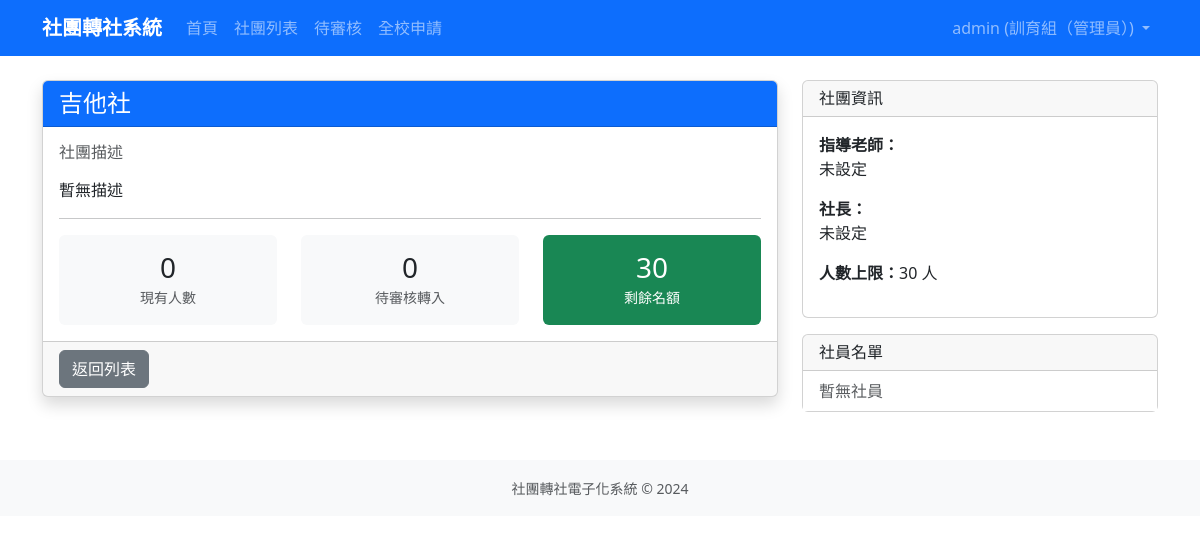
Page /clubs/10/ (signed in) on the earlier database version.
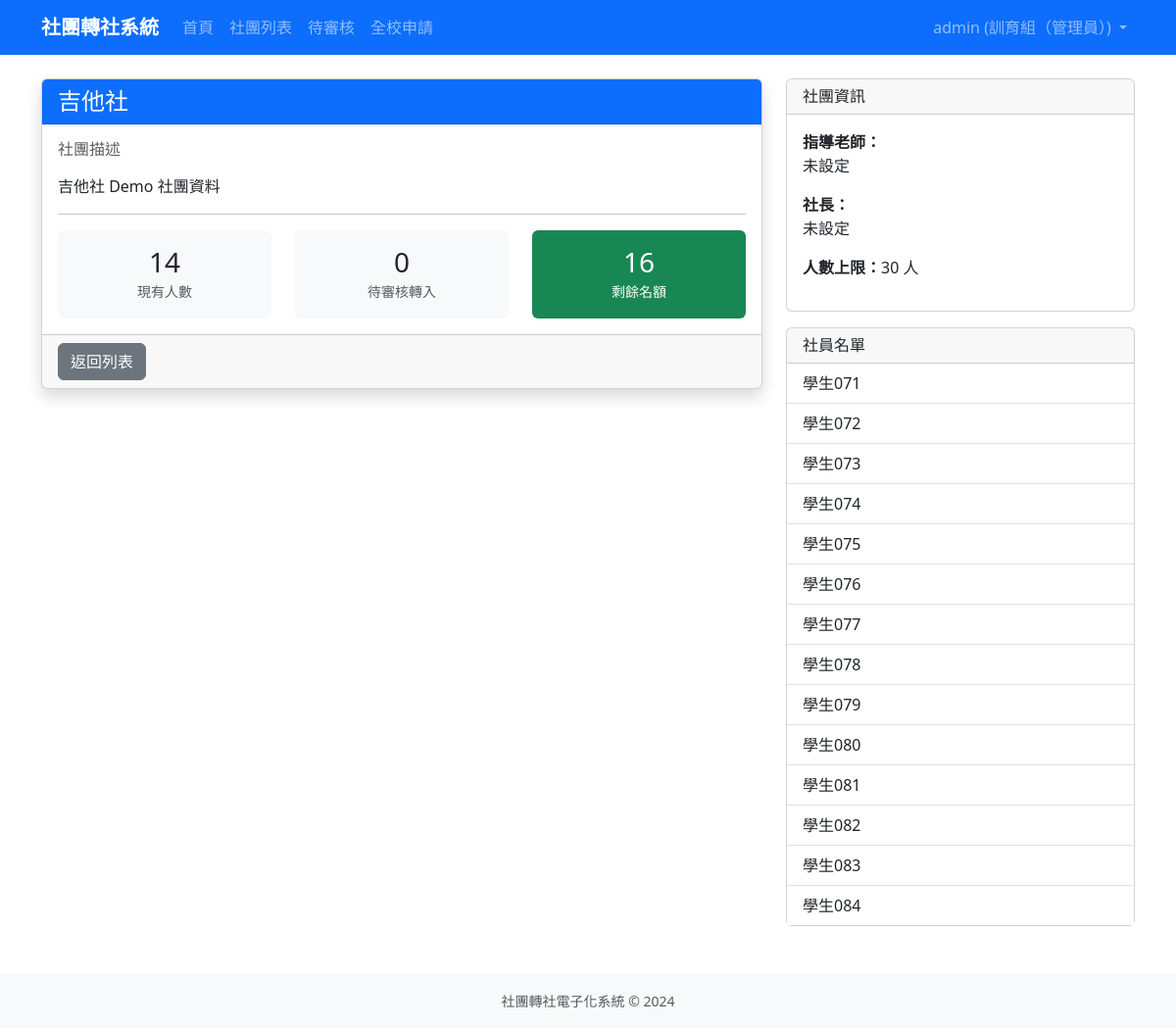
Same page on the later database version.
### clubs/models.py (models this page shows, shortened)
class Club(models.Model):
    CATEGORY_CHOICES = [
        ('academic', '學術類'),
        ('arts', '藝文類'),
        ('performance', '藝能類'),
        ('recreation', '康輔類'),
        ('sports', '體育類'),
    ]
    code = models.CharField(max_length=10, unique=True, null=True, blank=True, verbose_name='社團代號')
    name = models.CharField(max_length=100, verbose_name='社團名稱')
    teacher = models.CharField(max_length=50, default='', verbose_name='指導老師')
    president = models.CharField(max_length=50, default='', verbose_name='社長')
    location = models.CharField(max_length=100, blank=True, verbose_name='社課場地')
    category = models.CharField(max_length=20, choices=CATEGORY_CHOICES, blank=True, verbose_name='類別')
    description = models.TextField(blank=True, verbose_name='社團描述')
    max_members = models.PositiveIntegerField(default=30, verbose_name='人數上限')
    current_members = models.PositiveIntegerField(default=0, verbose_name='現有人數')
    is_active = models.BooleanField(default=True, verbose_name='啟用中')
    created_at = models.DateTimeField(auto_now_add=True, verbose_name='建立時間')
    updated_at = models.DateTimeField(auto_now=True, verbose_name='更新時間')
    class Meta:
        verbose_name = '社團'
        verbose_name_plural = '社團'
        ordering = ['name']
    def get_remaining_slots(self):
        return max(0, self.max_members - self.current_members)

### accounts/models.py (models this page shows, shortened)
class User(AbstractUser):
    ROLE_CHOICES = [
        ('student', '學生'),
        ('president', '社長'),
        ('teacher', '指導老師'),
        ('admin', '訓育組（管理員）'),
    ]
    role = models.CharField(
        max_length=20,
        choices=ROLE_CHOICES,
        default='student',
        verbose_name='身分組'
    )
    student_id = models.CharField(
        max_length=20,
        blank=True,
        verbose_name='學號'
    )
    club = models.ForeignKey(
        'clubs.Club',
        on_delete=models.SET_NULL,
        null=True,
        blank=True,
        verbose_name='所屬社團',
        related_name='members'
    )
    phone = models.CharField(max_length=20, blank=True, verbose_name='電話')
    class Meta:
        verbose_name = '使用者'
        verbose_name_plural = '使用者'

### clubs/views.py (the view)
# urls.py: path('<int:pk>/', views.ClubDetailView.as_view(), name='club_detail'),
class ClubDetailView(LoginRequiredMixin, DetailView):
    model = Club
    template_name = 'clubs/club_detail.html'
    context_object_name = 'club'
    def get_context_data(self, **kwargs):
        context = super().get_context_data(**kwargs)
        club = self.object
        pending_count = club.transfer_in_requests.filter(
            status__in=['new_president_pending', 'new_teacher_pending']
        ).count()
        context['pending_count'] = pending_count
        context['remaining_slots'] = club.get_remaining_slots()
        context['members'] = club.members.all()
        return context

### templates/clubs/club_detail.html (shortened to what this page needs)
{% extends 'base.html' %}
{% block content %}
<div class="row">
    <div class="col-md-8">
        <div class="card shadow">
            <div class="card-header bg-primary text-white">
                <h4 class="mb-0">{{ club.name }}</h4>
            </div>
            <div class="card-body">
                <h6 class="text-muted">社團描述</h6>
                <p>{{ club.description|default:"暫無描述"|linebreaks }}</p>
                <hr>
                <div class="row text-center">
                    <div class="col-4">
                        <div class="p-3 bg-light rounded">
                            <h3 class="mb-0">{{ club.current_members }}</h3>
                            <small class="text-muted">現有人數</small>
                        </div>
                    </div>
                    <div class="col-4">
                        <div class="p-3 bg-light rounded">
                            <h3 class="mb-0">{{ pending_count }}</h3>
                            <small class="text-muted">待審核轉入</small>
                        </div>
                    </div>
                    <div class="col-4">
                        <div class="p-3 {% if remaining_slots > 0 %}bg-success text-white{% else %}bg-danger text-white{% endif %} rounded">
                            <h3 class="mb-0">{{ remaining_slots }}</h3>
                            <small>剩餘名額</small>
                        </div>
                    </div>
                </div>
            </div>
            <div class="card-footer">
                <a href="{% url 'club_list' %}" class="btn btn-secondary">返回列表</a>
            </div>
        </div>
    </div>
    <div class="col-md-4">
        <div class="card">
            <div class="card-header">
                <h6 class="mb-0">社團資訊</h6>
            </div>
            <div class="card-body">
                <p><strong>指導老師：</strong><br>{{ club.teacher.get_full_name|default:"未設定" }}</p>
                <p><strong>社長：</strong><br>{{ club.president.get_full_name|default:"未設定" }}</p>
                <p><strong>人數上限：</strong>{{ club.max_members }} 人</p>
            </div>
        </div>
        <div class="card mt-3">
            <div class="card-header">
                <h6 class="mb-0">社員名單</h6>
            </div>
            <div class="card-body p-0">
                <ul class="list-group list-group-flush">
                    {% for member in members %}
                        <li class="list-group-item d-flex justify-content-between align-items-center">
                            {{ member.get_full_name|default:member.username }}
                        </li>
                    {% empty %}
                        <li class="list-group-item text-muted">暫無社員</li>
                    {% endfor %}
                </ul>
            </div>
        </div>
    </div>
</div>
{% endblock %}

Differences in the rows shown:
changed Club "吉他社": description "暫無描述" → "吉他社 Demo 社團資料"; current_members "0" → "14"
added User: get_full_name "學生071"
added User: get_full_name "學生072"
added User: get_full_name "學生073"
added User: get_full_name "學生074"
added User: get_full_name "學生075"
added User: get_full_name "學生076"
added User: get_full_name "學生077"
added User: get_full_name "學生078"
added User: get_full_name "學生079"
added User: get_full_name "學生080"
added User: get_full_name "學生081"
added User: get_full_name "學生082"
added User: get_full_name "學生083"
added User: get_full_name "學生084"
Other differences:
{{ remaining_slots }}: "30" → "16"
text no longer shown: "暫無社員"
